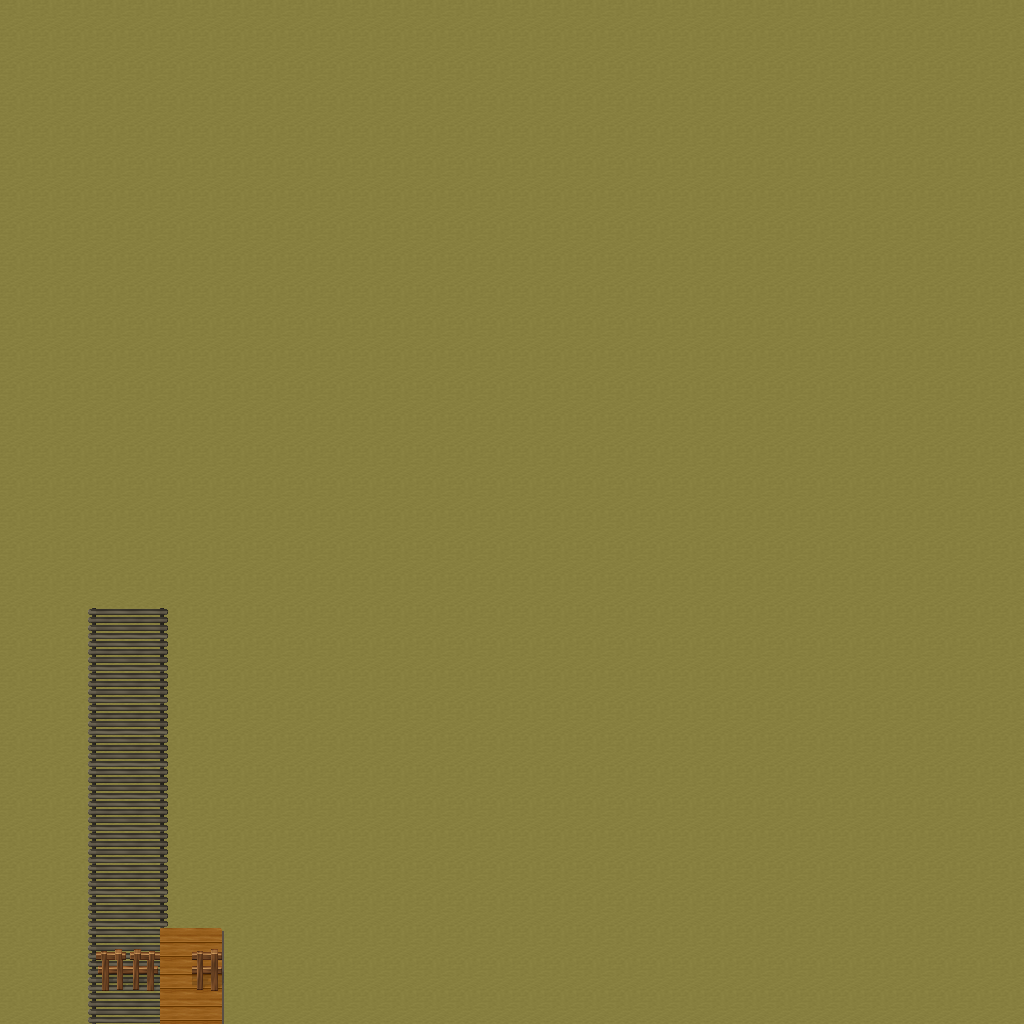

Rendered tile map (Tiled .tmx) drawn with the repository's tilesets; below, a short description and the map source with its tile grids summarised:
An orthogonal 32x32 tile map with 32x32 px tiles, 5 tile layers (Ground, Objects, Objects2, Above, ...), 1 hidden layer not drawn, 7 tilesets.

<map version="1.10" tiledversion="1.11.0" orientation="orthogonal" renderorder="right-down" width="32" height="32" tilewidth="32" tileheight="32" infinite="0" nextlayerid="11" nextobjectid="1">
 <tileset firstgid="1" name="logic_collision" tilewidth="32" tileheight="32" tilecount="1" columns="1">
  <image source="../drawable/logic_collision.png" width="32" height="32" />
 </tileset>
 <tileset firstgid="2" name="ground_ground" tilewidth="32" tileheight="32" tilecount="33" columns="3">
  <image source="../drawable/ground_ground.png" width="96" height="352" />
 </tileset>
 <tileset firstgid="35" name="ground_ridge_earth_dark" tilewidth="32" tileheight="32" tilecount="96" columns="12">
  <image source="../drawable/ground_ridge_earth_dark.png" width="384" height="256" />
 </tileset>
 <tileset firstgid="131" name="ground_rock_huge_boulder" tilewidth="32" tileheight="32" tilecount="20" columns="5">
  <image source="../drawable/ground_rock_huge_boulder.png" width="160" height="128" />
 </tileset>
 <tileset firstgid="151" name="ground_ladder_vertical_pale" tilewidth="32" tileheight="32" tilecount="5" columns="5">
  <image source="../drawable/ground_ladder_vertical_pale.png" width="160" height="32" />
 </tileset>
 <tileset firstgid="156" name="building_fence_wooden_brown_fence" tilewidth="32" tileheight="32" tilecount="42" columns="7">
  <image source="../drawable/building_fence_wooden_brown_fence.png" width="224" height="192" />
 </tileset>
 <tileset firstgid="198" name="furniture_table_wooden_rectangular" tilewidth="32" tileheight="32" tilecount="9" columns="3">
  <image source="../drawable/furniture_table_wooden_rectangular.png" width="96" height="96" />
 </tileset>
 <layer id="1" name="Ground" width="32" height="32">
  <data>[1024 cells, 1024 non-empty, 1 distinct tile ids]</data>
 </layer>
 <layer id="2" name="Objects" width="32" height="32">
  <data>[1024 cells, 55 non-empty, 6 distinct tile ids]</data>
 </layer>
 <layer id="3" name="Objects2" width="32" height="32">
  <data>[1024 cells, 3 non-empty, 2 distinct tile ids]</data>
 </layer>
 <layer id="4" name="Above" width="32" height="32">
  <data>[1024 cells, 3 non-empty, 2 distinct tile ids]</data>
 </layer>
 <layer id="5" name="Above2" width="32" height="32">
  <data>[1024 cells, 0 non-empty, 0 distinct tile ids]</data>
 </layer>
 <layer id="6" name="Walkable" width="32" height="32" visible="0">
  <data>[1024 cells, 31 non-empty, 1 distinct tile ids]</data>
 </layer>
 <objectgroup id="7" name="Mapevents" />
 <objectgroup id="8" name="Spawn" />
 <objectgroup id="9" name="Keys" />
 <objectgroup id="10" name="Replace" />
</map>
